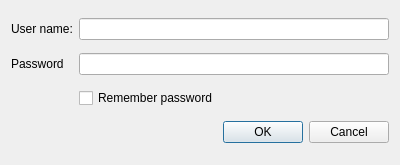
<?xml version="1.0" encoding="UTF-8"?>
<ui version="4.0">
 <class>LoginDialog</class>
 <widget class="QDialog" name="LoginDialog">
  <property name="geometry">
   <rect>
    <x>0</x>
    <y>0</y>
    <width>400</width>
    <height>165</height>
   </rect>
  </property>
  <property name="windowTitle">
   <string>Enter log in details</string>
  </property>
  <layout class="QGridLayout" name="gridLayout">
   <item row="0" column="0">
    <widget class="QLabel" name="label">
     <property name="text">
      <string>User name:</string>
     </property>
    </widget>
   </item>
   <item row="0" column="1">
    <widget class="QLineEdit" name="usernameLineEdit"/>
   </item>
   <item row="1" column="0">
    <widget class="QLabel" name="label_2">
     <property name="text">
      <string>Password</string>
     </property>
    </widget>
   </item>
   <item row="1" column="1">
    <widget class="QLineEdit" name="passwordLineEdit">
     <property name="echoMode">
      <enum>QLineEdit::Password</enum>
     </property>
    </widget>
   </item>
   <item row="4" column="0" colspan="2">
    <widget class="QDialogButtonBox" name="buttonBox">
     <property name="orientation">
      <enum>Qt::Horizontal</enum>
     </property>
     <property name="standardButtons">
      <set>QDialogButtonBox::Cancel|QDialogButtonBox::Ok</set>
     </property>
    </widget>
   </item>
   <item row="2" column="1">
    <widget class="QCheckBox" name="rememberMe">
     <property name="text">
      <string>Remember password</string>
     </property>
    </widget>
   </item>
  </layout>
 </widget>
 <tabstops>
  <tabstop>usernameLineEdit</tabstop>
  <tabstop>passwordLineEdit</tabstop>
  <tabstop>rememberMe</tabstop>
  <tabstop>buttonBox</tabstop>
 </tabstops>
 <resources/>
 <connections>
  <connection>
   <sender>buttonBox</sender>
   <signal>accepted()</signal>
   <receiver>LoginDialog</receiver>
   <slot>accept()</slot>
   <hints>
    <hint type="sourcelabel">
     <x>248</x>
     <y>254</y>
    </hint>
    <hint type="destinationlabel">
     <x>157</x>
     <y>274</y>
    </hint>
   </hints>
  </connection>
  <connection>
   <sender>buttonBox</sender>
   <signal>rejected()</signal>
   <receiver>LoginDialog</receiver>
   <slot>reject()</slot>
   <hints>
    <hint type="sourcelabel">
     <x>316</x>
     <y>260</y>
    </hint>
    <hint type="destinationlabel">
     <x>286</x>
     <y>274</y>
    </hint>
   </hints>
  </connection>
 </connections>
</ui>
